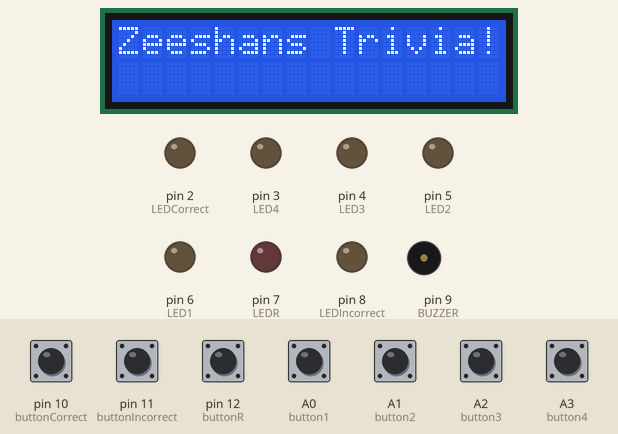
A sketch run on a simulated Arduino Uno, built with avr-gcc and run on an emulated ATmega328P. Shown: 16×2 character LCD, output pins drawn as LEDs (lit = HIGH), buzzer (waves = sounding). Inputs (shaded band) come from the test bench; at power-on: A0 (button1), A1 (button2), A2 (button3), A3 (button4), pin 10 (buttonCorrect), pin 11 (buttonIncorrect), pin 12 (buttonR) HIGH. Random numbers use the default seed unless the sketch sets one; what the sketch prints to the serial monitor is not drawn.

Above: at 1.2 s.
1.3 s: pin 12 (buttonR) pulled LOW for 1 s
At 3.1 s:
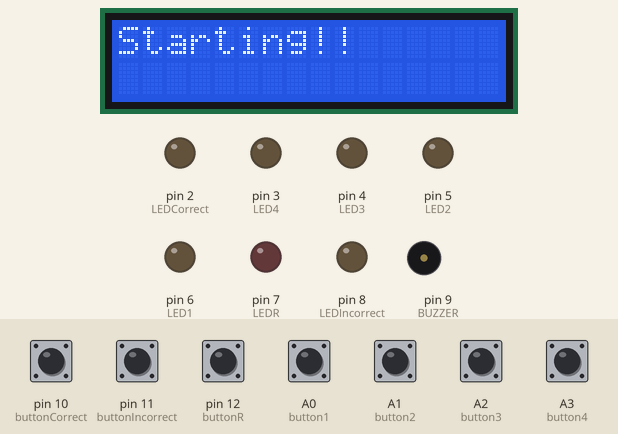
3.8 s: A0 (button1) pulled LOW for 0.15 s
At 5.1 s:
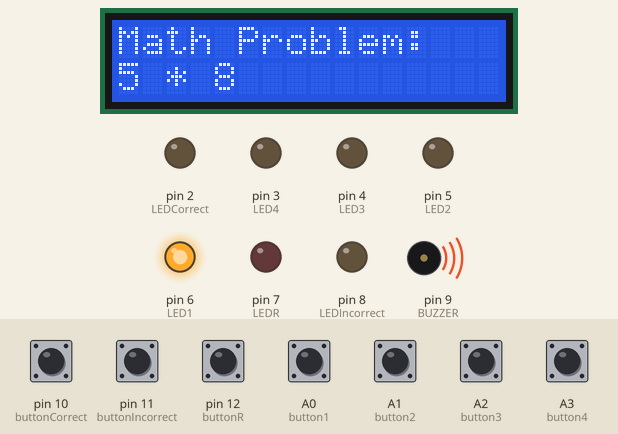
6.9 s: pin 10 (buttonCorrect) pulled LOW for 1 s
At 9.6 s:
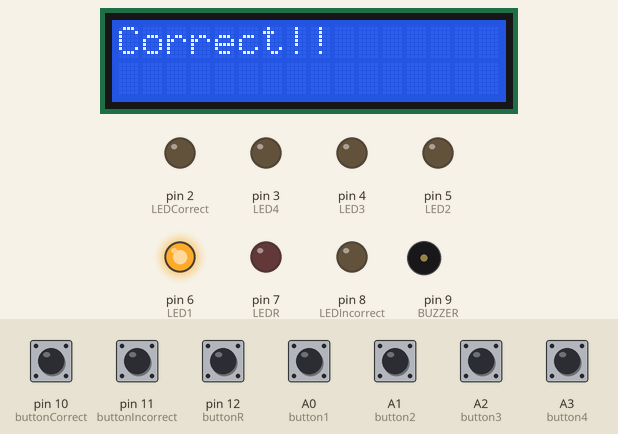
10.5 s: pin 12 (buttonR) pulled LOW for 0.15 s
At 11.8 s:
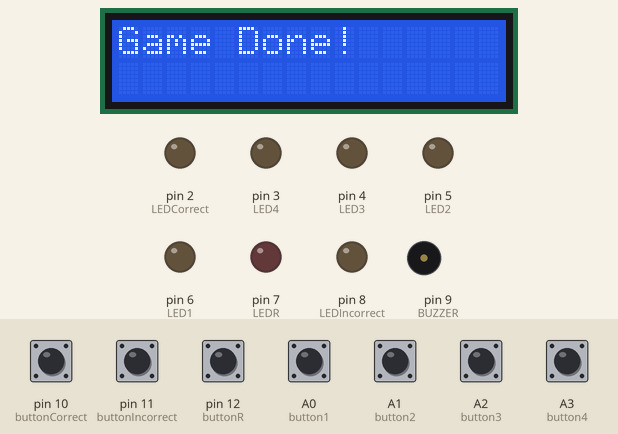
12.2 s: pin 12 (buttonR) pulled LOW for 0.15 s
At 12.3 s:
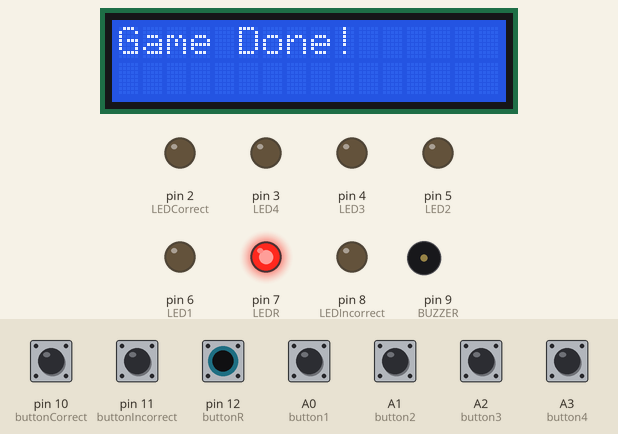
13.9 s: A1 (button2) pulled LOW for 0.15 s
At 15.2 s:
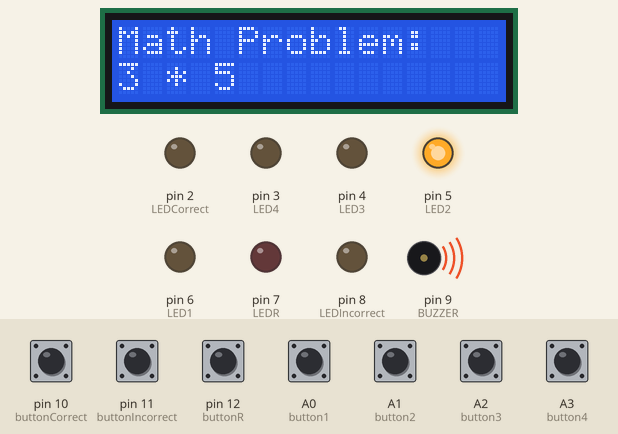
Timing chart, 0 to 18.0 s (numbered marks = the images above; inputs shaded):
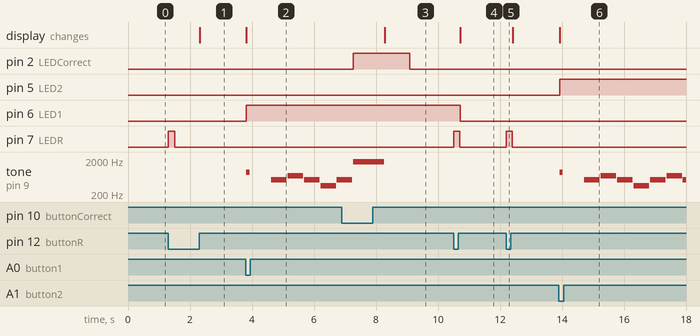

The sketch:

trivia.ino
```cpp
#include <pitches.h>
#include <Wire.h>
#include <LiquidCrystal_I2C.h>

// Melody for Jeopardy theme
int jeopardyMelody[] = { NOTE_C5, NOTE_F5, NOTE_C5, NOTE_F4,
                         NOTE_C5, NOTE_F5, NOTE_C5, 0,
                         NOTE_C5, NOTE_F5, NOTE_C5, NOTE_F5,
                         NOTE_A5, NOTE_G5, NOTE_F5, NOTE_E5, NOTE_D5, NOTE_CS5,
                         NOTE_C5, NOTE_F5, NOTE_C5, NOTE_F4,
                         NOTE_C5, NOTE_F5, NOTE_C5, 0,
                         NOTE_F5, NOTE_D5, NOTE_C5, NOTE_AS4,
                         NOTE_A4, NOTE_G4, NOTE_F4, 0 };

// Duration for each note in the Jeopardy melody
int jeopardyNoteDuration[] = { 500, 500, 500, 500, 500, 500, 500, 500,
                                500, 500, 500, 500, 750, 250, 250, 250, 250, 250,
                                500, 500, 500, 500, 500, 500, 500, 500,
                                750, 250, 500, 500, 500, 500, 500, 1500 };

// Pin Definitions
#define button1 A0
#define button2 A1
#define button3 A2
#define button4 A3
#define buttonR 12  // RESET BUTTON
#define LEDR 7      // LED connected to RESET BUTTON
#define LED1 6
#define LED2 5
#define LED3 4
#define LED4 3
#define BUZZER 9

#define buttonCorrect 10
#define LEDCorrect 2
#define buttonIncorrect 11
#define LEDIncorrect 8

#define BACKLIGHT_PIN  7
#define LED_ON  1
// Define LCD parameters
LiquidCrystal_I2C lcd(0x27, 16, 2);

bool gameStarted = false;  // Flag to indicate if the game has started
int activePlayer = 0;      // Variable to store the active player
bool stopMelody = false; // Flag to indicate whether to stop the Jeopardy melody
bool showAnswer = false; // Define a flag to determine whether to show the answer
int currentNum1; // num1 for the math problem
int currentNum2; // num2 for the math problem
char currentOperator; // variable holding the operation

// Function prototypes
void resetGame();         // Resets the game state
void processPlayers();    // Processes player inputs and game logic
void activatePlayer(int player);    // Activates a specific player and displays a math problem
void checkCorrectButton();          // Checks if the correct button is pressed
void checkIncorrectButton();        // Checks if the incorrect button is pressed
void playJeopardyMelody();          // Plays the Jeopardy theme melody
void playCorrectSound();            // Plays a sound indicating a correct answer
void playIncorrectSound();          // Plays a sound indicating an incorrect answer
void displayMathProblem();           // Displays a math problem on the LCD
int calculateAnswer();              // Calculates the answer to the displayed math problem
void displayAnswer();               // Displays the correct answer to the math problem


void setup() {
  Serial.begin(9600);
  pinMode(buttonR, INPUT_PULLUP);
  pinMode(LEDR, OUTPUT);
  pinMode(button1, INPUT_PULLUP);
  pinMode(button2, INPUT_PULLUP);
  pinMode(button3, INPUT_PULLUP);
  pinMode(button4, INPUT_PULLUP);
  pinMode(LED1, OUTPUT);
  pinMode(LED2, OUTPUT);
  pinMode(LED3, OUTPUT);
  pinMode(LED4, OUTPUT);
  pinMode(BUZZER, OUTPUT);

  // Initialize Correct and Incorrect buttons and LEDs
  pinMode(buttonCorrect, INPUT_PULLUP);
  pinMode(buttonIncorrect, INPUT_PULLUP);
  pinMode(LEDCorrect, OUTPUT);
  pinMode(LEDIncorrect, OUTPUT);

  // Turn off all LEDs initially
  digitalWrite(LED1, LOW);
  digitalWrite(LED2, LOW);
  digitalWrite(LED3, LOW);
  digitalWrite(LED4, LOW);
  digitalWrite(LEDR, LOW);

  // LCD Initialization
  lcd.init();
  lcd.backlight();
  lcd.clear();
  lcd.setCursor(0, 0);
  lcd.print("Zeeshans Trivia!");
}

void loop() {
  // Read the state of the reset button
  int buttonRState = digitalRead(buttonR);

  // If the reset button is pressed
  if (buttonRState == LOW) {
    resetGame();
  }

  // If the game has started
  if (gameStarted) {
    processPlayers();

    // Check for Correct and Incorrect buttons
    checkCorrectButton();
    checkIncorrectButton();
  }
}

// Reset the game state and variables
void resetGame() {
  // Blink the LED connected to the reset button
  digitalWrite(LEDR, HIGH);
  delay(200);
  digitalWrite(LEDR, LOW);

  // Wait for the reset button to be released
  while (digitalRead(buttonR) == LOW) {
    delay(10); // Delay to avoid button debouncing
  }

  // Reset the stopMelody flag
  stopMelody = false;

  // Check the current game state
  if (!gameStarted) {
    // Start the game
    gameStarted = true;
    activePlayer = 0;     // Reset the active player
    lcd.clear();
    lcd.setCursor(0, 0);
    lcd.print("Starting!!");
    Serial.println("Game started.");
  } else {
    // Reset the game
    gameStarted = false;  // Set the flag to indicate the game has ended
    activePlayer = 0;     // Reset the active player
    lcd.clear();
    lcd.setCursor(0, 0);
    lcd.print("Game Done!");
    // Serial.println("Game reset."); // used for debugging

    // Turn off all player LEDs
    digitalWrite(LED1, LOW);
    digitalWrite(LED2, LOW);
    digitalWrite(LED3, LOW);
    digitalWrite(LED4, LOW);
  }
}

// Process player inputs and activate the corresponding player to click their button first
void processPlayers() {
  int b1State = digitalRead(button1);
  int b2State = digitalRead(button2);
  int b3State = digitalRead(button3);
  int b4State = digitalRead(button4);

  if (activePlayer == 0) {
    if (b1State == LOW) {
      activePlayer = 1;
      activatePlayer(activePlayer);
      playJeopardyMelody();
    } else if (b2State == LOW) {
      activePlayer = 2;
      activatePlayer(activePlayer);
      playJeopardyMelody();
    } else if (b3State == LOW) {
      activePlayer = 3;
      activatePlayer(activePlayer);
      playJeopardyMelody();
    } else if (b4State == LOW) {
      activePlayer = 4;
      activatePlayer(activePlayer);
      playJeopardyMelody();
    }
  }
}

// Activate the player, display a math problem, and turn on the corresponding LED
void activatePlayer(int player) {

  // Used for debugging
  // Serial.print("Activated Player: ");
  // Serial.println(player);

  // Display a math problem for the player
  displayMathProblem();

  // Turn off all LEDs
  digitalWrite(LED1, LOW);
  digitalWrite(LED2, LOW);
  digitalWrite(LED3, LOW);
  digitalWrite(LED4, LOW);

  // Turn on the LED for the active player
  switch (player) {
    case 1:
      digitalWrite(LED1, HIGH);
      break;
    case 2:
      digitalWrite(LED2, HIGH);
      break;
    case 3:
      digitalWrite(LED3, HIGH);
      break;
    case 4:
      digitalWrite(LED4, HIGH);
      break;
    default:
      break;
  }
}

// Check if the correct button is pressed and handle accordingly
void checkCorrectButton() {
  int buttonCorrectState = digitalRead(buttonCorrect);

  if (buttonCorrectState == LOW) {
    // Turn on Correct LED
    digitalWrite(LEDCorrect, HIGH);
    // Play correct sound
    playCorrectSound();
    // Wait for the button to be released
    while (digitalRead(buttonCorrect) == LOW) {
      delay(100); // Delay to avoid button debouncing
    }
    // Turn off Green LED
    digitalWrite(LEDCorrect, LOW);
  }
}

// Check if the incorrect button is pressed and handle accordingly
void checkIncorrectButton() {
  int buttonIncorrectState = digitalRead(buttonIncorrect);

  if (buttonIncorrectState == LOW) {
    // Turn on Incorrect LED
    digitalWrite(LEDIncorrect, HIGH);
    // Play incorrect sound
    playIncorrectSound();
    // Wait for the button to be released
    while (digitalRead(buttonIncorrect) == LOW) {
      delay(200); // Delay to avoid button debouncing
    }
    // Turn off Red LED
    digitalWrite(LEDIncorrect, LOW);
  }
}

// Play the Jeopardy theme melody
void playJeopardyMelody() {
  // Beep sound before playing the Jeopardy melody
  tone(BUZZER, NOTE_A5, 100);
  delay(800);
  noTone(BUZZER);

  // Play Jeopardy melody
  for (int i = 0; i < sizeof(jeopardyMelody) / sizeof(int); i++) {
    int noteDuration = jeopardyNoteDuration[i];

    // Check for reset button during melody play
    int buttonRState = digitalRead(buttonR);
    if (buttonRState == LOW) {
      resetGame();
      return; // Exit the function if the reset button is pressed
    }

    // Check for Incorrect button during melody play
    int buttonIncorrectState = digitalRead(buttonIncorrect);
    if (buttonIncorrectState == LOW) {
      stopMelody = true;
      digitalWrite(LEDIncorrect, HIGH);
      playIncorrectSound();
      displayAnswer();
      delay(800);
      digitalWrite(LEDIncorrect, LOW);
      break; // Exit the loop if the Incorrect button is pressed
    }

    // Check for Correct button during melody play
    int buttonCorrectState = digitalRead(buttonCorrect);
    if (buttonCorrectState == LOW) {
      stopMelody = true;
      digitalWrite(LEDCorrect, HIGH);
      playCorrectSound();
      lcd.clear();
      lcd.setCursor(0,0);
      lcd.print("Correct!!");
      delay(800);
      digitalWrite(LEDCorrect, LOW);
      break; // Exit the loop if the Correct button is pressed
    }

    tone(BUZZER, jeopardyMelody[i], noteDuration);
    delay(noteDuration + 30);

    if (stopMelody) {
      stopMelody = false;
      break; // Exit the loop if the stopMelody flag is set
    }
  }

  noTone(BUZZER);
}

// Play sound indicating correct answer
void playCorrectSound() {
  tone(BUZZER, NOTE_A6, 1000);
  delay(1000);
  noTone(BUZZER);
}

// Play sound indicating incorrect answer
void playIncorrectSound() {
  tone(BUZZER, NOTE_G3, 1000);
  delay(1000);
  noTone(BUZZER);
}

// Generate a random math problem and display it on the LCD
void displayMathProblem() {
  currentNum1 = random(1, 10);
  currentNum2 = random(1, 10);
  char operators[] = {'+', '-', '*'};
  currentOperator = operators[random(0, 3)];

  lcd.clear();
  lcd.setCursor(0, 0);
  lcd.print("Math Problem:");

  lcd.setCursor(0, 1);
  lcd.print(currentNum1);
  lcd.print(" ");
  lcd.print(currentOperator);
  lcd.print(" ");
  lcd.print(currentNum2);
}

// Calculate and return the answer to the current math problem
int calculateAnswer() {
  switch (currentOperator) {
    case '+':
      return currentNum1 + currentNum2;
    case '-':
      return currentNum1 - currentNum2;
    case '*':
      return currentNum1 * currentNum2;
    default:
      return 0;
  }
}

// Display the correct answer to the current math problem on the LCD
void displayAnswer() {
  int answer = calculateAnswer();

  lcd.clear();
  lcd.setCursor(0, 0);
  lcd.print("Problem Answer:");
  lcd.setCursor(0, 1);
  lcd.print(answer);
}
```

Measured:
- after the input at 1.3 s, pin 7 (LEDR): LOW → HIGH at once, → LOW 0.20 s later; the display: changes after 1.0 s (image 1)
- after the input at 3.8 s, pin 6 (LED1): LOW → HIGH at once; tone on pin 9 (BUZZER): plays 880 Hz for 0.10 s, 523 Hz for 0.50 s, 698 Hz for 0.50 s, 523 Hz for 0.50 s, 349 Hz for 0.50 s, 523 Hz for 0.16 s, starting at once; the display: changes at once (image 2)
- after the input at 6.9 s, pin 2 (LEDCorrect): LOW → HIGH after 0.37 s, → LOW 1.8 s later; the display: changes after 1.4 s (image 3)
- after the input at 10.5 s, pin 6 (LED1): HIGH → LOW after 0.21 s; pin 7 (LEDR): LOW → HIGH at once, → LOW 0.20 s later; the display: changes after 0.21 s (image 4)
- after the input at 12.2 s, pin 7 (LEDR): LOW → HIGH at once, → LOW 0.20 s later
- after the input at 13.9 s, pin 5 (LED2): LOW → HIGH at once; tone on pin 9 (BUZZER): plays 880 Hz for 0.10 s, 523 Hz for 0.50 s, 698 Hz for 0.50 s, 523 Hz for 0.50 s, 349 Hz for 0.50 s, 523 Hz for 0.50 s … (8 notes in this stretch), starting at once; the display: changes at once (image 6)
